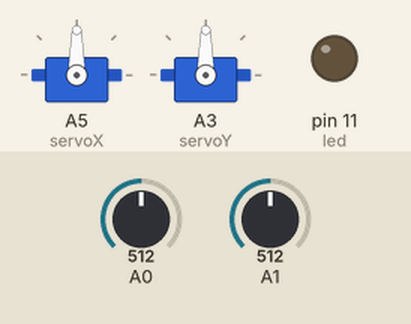
The sketch below on a simulated Arduino Uno, built with avr-gcc and run on an emulated ATmega328P. Parts: 2 × servo, output pins drawn as LEDs (lit = HIGH). The inputs (shaded band) are chosen by the test bench; at power-on: A1 = 512, A0 = 512.

Above: at 1.2 s.
1.3 s: A1 set to 716
At 2.1 s:
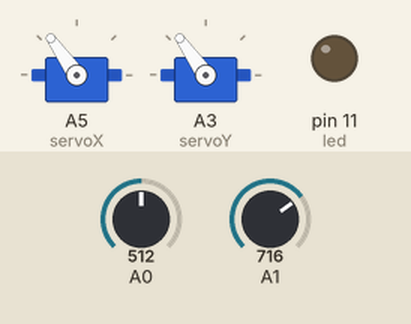
2.8 s: A0 set to 3
4.3 s: A0 set to 0
At 5.4 s:
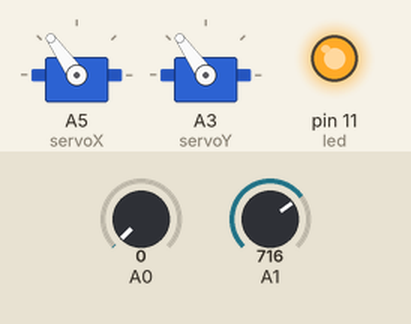
5.8 s: A1 set to 900
At 6.2 s:
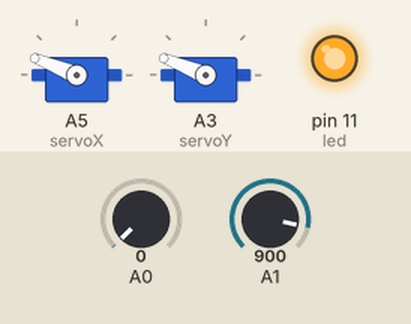
7.3 s: A0 set to 122
At 8.1 s:
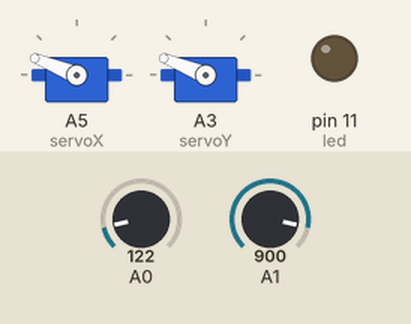
8.8 s: A1 set to 1023
At 10.2 s:
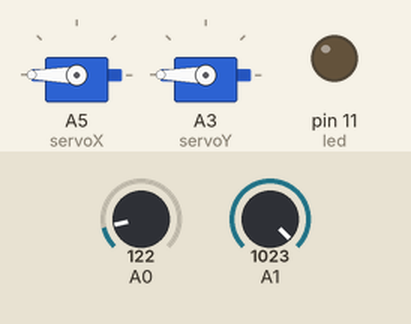
Timing chart, 0 to 11.3 s (numbered marks = the images above; inputs shaded):
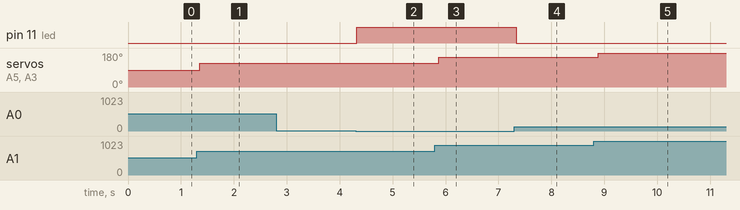

The sketch:

prueba_ldr.ino
```cpp
#include <Servo.h>
//variables para alternar la lectura

//Varibles para la lectura del sensor luminico
int light;
int led = 11;

//varibles para los potenciometros que controla el servo
int potX;

//control de los servomotores
Servo servoX;
Servo servoY;

void setup() {
  Serial.begin(9600);

  //ledmode - output
  pinMode(led, OUTPUT);

  //asignamos pin servo
  servoX.attach(A5);
  servoY.attach(A3);
}

void loop() {
  //chequea si el sensor esta recibiendo luz
  //del laser, se apaga. Si no esta recibiendo luz
  //del laser, se prende.

    light = analogRead(A0);

  if (light < 2) {
    analogWrite(led, 255);
  }
  else {
    analogWrite(led, 0);
  }
  delay(50);
  //imprime los valores del sensor a la consola
  //Serial.println(light);


  //lee los valores del potenciometro

    potX = analogRead(A1);


  //mover el servoX
  potX = map(potX, 0, 1023, 0, 180);
  servoX.write(potX);
  servoY.write(potX);
  delay(50);

}
```

Measured:
- the behaviour switches between 2 and 1 on A0 (found by bisection; images 1 and 2)
- after the input at 1.3 s, servo on A5 (servoX), servo on A3 (servoY): 90° → 125° after 0.06 s
- after the input at 2.8 s, every drawn part: stays the same
- after the input at 4.3 s, pin 11 (led): LOW → HIGH at once
- after the input at 5.8 s, servo on A5 (servoX), servo on A3 (servoY): 125° → 158° after 0.08 s
- after the input at 7.3 s, pin 11 (led): HIGH → LOW at once
- after the input at 8.8 s, servo on A5 (servoX), servo on A3 (servoY): 158° → 180° after 0.09 s
